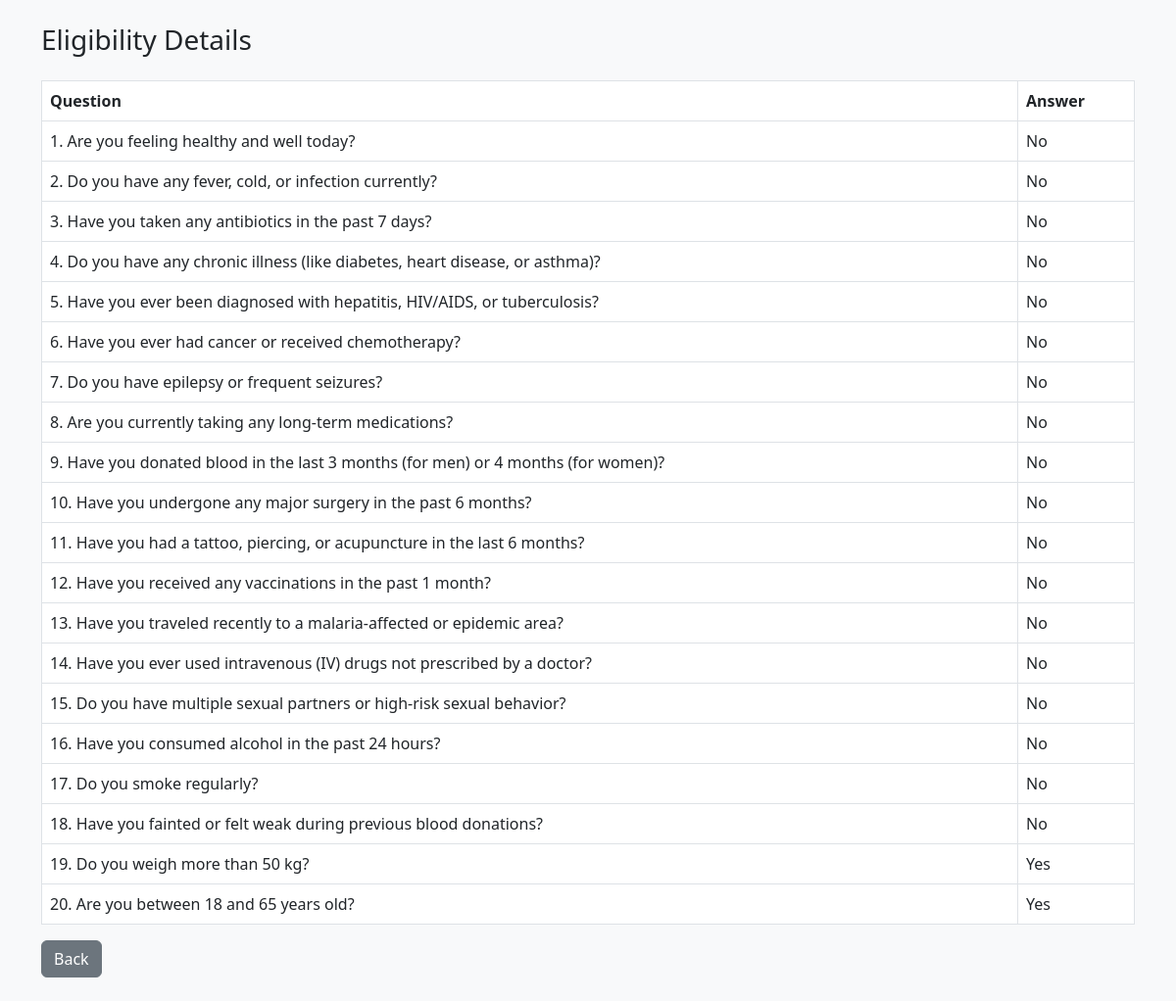
The page /view (signed in) on the database as committed earlier.
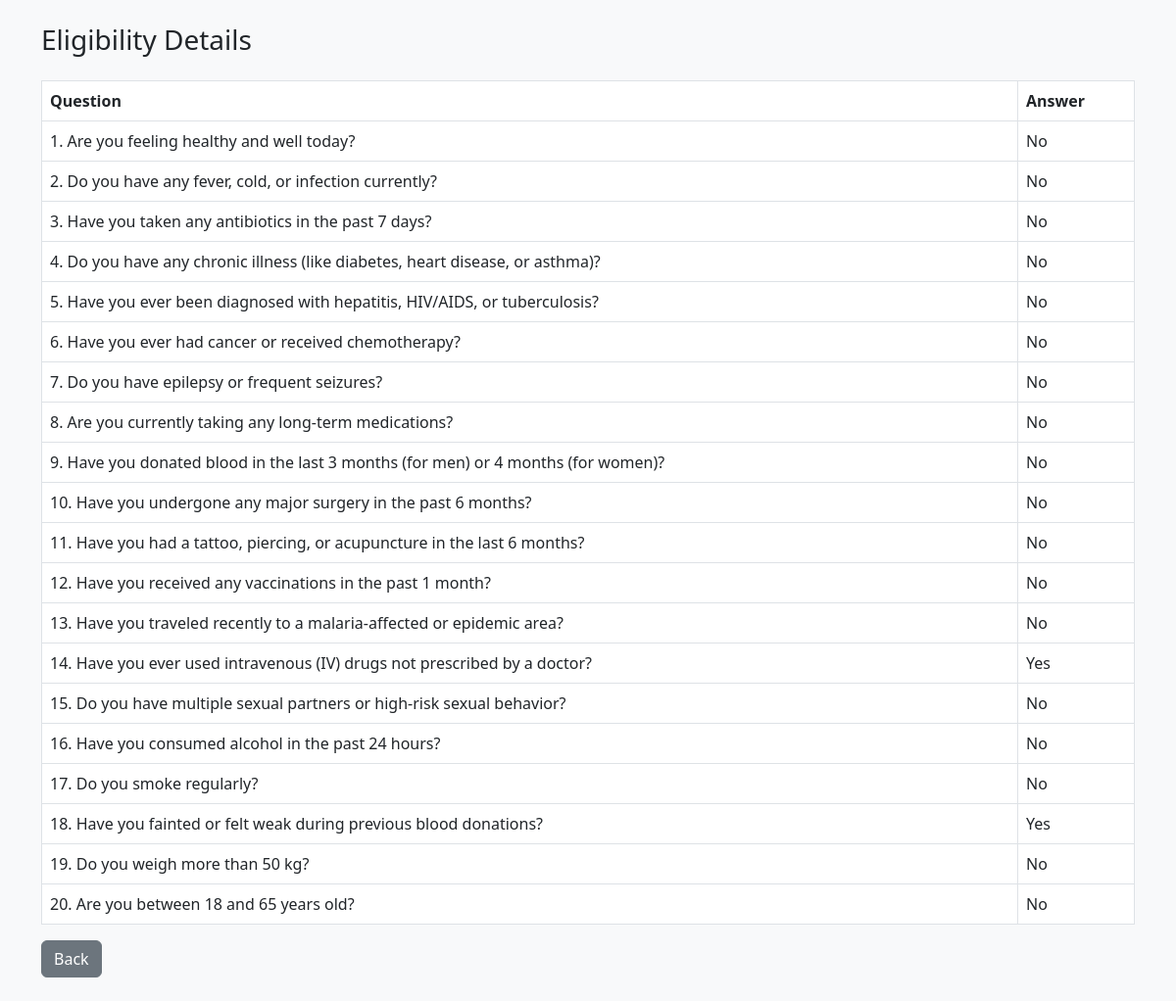
The same page on the database as committed later.
### app/models.py (models this page shows, shortened)
class Eligibility(models.Model):
    userid = models.ForeignKey(settings.AUTH_USER_MODEL, on_delete=models.CASCADE, null=True, blank=True)
    ans1=models.CharField(max_length=3 , choices=[('Yes','Yes'), ('No','No')], default='Nill')
    ans2=models.CharField(max_length=3 , choices=[('Yes','Yes'), ('No','No')], default='Nill')
    ans3=models.CharField(max_length=3 , choices=[('Yes','Yes'), ('No','No')], default='Nill')
    ans4=models.CharField(max_length=3 , choices=[('Yes','Yes'), ('No','No')], default='Nill')
    ans5=models.CharField(max_length=3 , choices=[('Yes','Yes'), ('No','No')], default='Nill')
    ans6=models.CharField(max_length=3 , choices=[('Yes','Yes'), ('No','No')], default='Nill')
    ans7=models.CharField(max_length=3 , choices=[('Yes','Yes'), ('No','No')], default='Nill')
    ans8=models.CharField(max_length=3 , choices=[('Yes','Yes'), ('No','No')], default='Nill')
    ans9=models.CharField(max_length=3 , choices=[('Yes','Yes'), ('No','No')], default='Nill')
    ans10=models.CharField(max_length=3 , choices=[('Yes','Yes'), ('No','No')], default='Nill')
    ans11=models.CharField(max_length=3 , choices=[('Yes','Yes'), ('No','No')], default='Nill')
    ans12=models.CharField(max_length=3 , choices=[('Yes','Yes'), ('No','No')], default='Nill')
    ans13=models.CharField(max_length=3 , choices=[('Yes','Yes'), ('No','No')], default='Nill')
    ans14=models.CharField(max_length=3 , choices=[('Yes','Yes'), ('No','No')], default='Nill')
    ans15=models.CharField(max_length=3 , choices=[('Yes','Yes'), ('No','No')], default='Nill')
    ans16=models.CharField(max_length=3 , choices=[('Yes','Yes'), ('No','No')], default='Nill')
    ans17=models.CharField(max_length=3 , choices=[('Yes','Yes'), ('No','No')], default='Nill')
    ans18=models.CharField(max_length=3 , choices=[('Yes','Yes'), ('No','No')], default='Nill')
    ans19=models.CharField(max_length=3 , choices=[('Yes','Yes'), ('No','No')], default='Nill')
    ans20=models.CharField(max_length=3 , choices=[('Yes','Yes'), ('No','No')], default='Nill')

### app/views.py (the view)
# urls.py: path('view',views.view,name='view'),
def view(request):
    user = request.user
    m = Eligibility.objects.get(userid=user)
    return render(request, 'qes.html', {'eligibility_data': m})

### template/qes.html (shortened to what this page needs)
<!DOCTYPE html>
<html lang="en">
<head>
  <link href="https://cdn.jsdelivr.net/npm/bootstrap@5.3.0/dist/css/bootstrap.min.css" rel="stylesheet">
</head>
<body class="bg-light p-4">
  <div class="container">
    <h3 class="mb-4">Eligibility Details</h3>
    <table class="table table-bordered">
      <thead>
        <tr>
          <th>Question</th>
          <th>Answer</th>
        </tr>
      </thead>
      <tbody>
        <tr>
          <td>1. Are you feeling healthy and well today?</td>
          <td>{{ eligibility_data.ans1 }}</td>
        </tr>
        <tr>
          <td>2. Do you have any fever, cold, or infection currently?</td>
          <td>{{ eligibility_data.ans2 }}</td>
        </tr>
        <tr>
          <td>3. Have you taken any antibiotics in the past 7 days?</td>
          <td>{{ eligibility_data.ans3 }}</td>
        </tr>
        <tr>
          <td>4. Do you have any chronic illness (like diabetes, heart disease, or asthma)?</td>
          <td>{{ eligibility_data.ans4 }}</td>
        </tr>
        <tr>
          <td>5. Have you ever been diagnosed with hepatitis, HIV/AIDS, or tuberculosis?</td>
          <td>{{ eligibility_data.ans5 }}</td>
        </tr>
        <tr>
          <td>6. Have you ever had cancer or received chemotherapy?</td>
          <td>{{ eligibility_data.ans6 }}</td>
        </tr>
        <tr>
          <td>7. Do you have epilepsy or frequent seizures?</td>
          <td>{{ eligibility_data.ans7 }}</td>
        </tr>
        <tr>
          <td>8. Are you currently taking any long-term medications?</td>
          <td>{{ eligibility_data.ans8 }}</td>
        </tr>
        <tr>
          <td>9. Have you donated blood in the last 3 months (for men) or 4 months (for women)?</td>
          <td>{{ eligibility_data.ans9 }}</td>
        </tr>
        <tr>
          <td>10. Have you undergone any major surgery in the past 6 months?</td>
          <td>{{ eligibility_data.ans10 }}</td>
        </tr>
        <tr>
          <td>11. Have you had a tattoo, piercing, or acupuncture in the last 6 months?</td>
          <td>{{ eligibility_data.ans11 }}</td>
        </tr>
        <tr>
          <td>12. Have you received any vaccinations in the past 1 month?</td>
          <td>{{ eligibility_data.ans12 }}</td>
        </tr>
        <tr>
          <td>13. Have you traveled recently to a malaria-affected or epidemic area?</td>
          <td>{{ eligibility_data.ans13 }}</td>
        </tr>
        <tr>
          <td>14. Have you ever used intravenous (IV) drugs not prescribed by a doctor?</td>
          <td>{{ eligibility_data.ans14 }}</td>
        </tr>
        <tr>
          <td>15. Do you have multiple sexual partners or high-risk sexual behavior?</td>
          <td>{{ eligibility_data.ans15 }}</td>
        </tr>
        <tr>
          <td>16. Have you consumed alcohol in the past 24 hours?</td>
          <td>{{ eligibility_data.ans16 }}</td>
        </tr>
        <tr>
          <td>17. Do you smoke regularly?</td>
          <td>{{ eligibility_data.ans17 }}</td>
        </tr>
        <tr>
          <td>18. Have you fainted or felt weak during previous blood donations?</td>
          <td>{{ eligibility_data.ans18 }}</td>
        </tr>
        <tr>
          <td>19. Do you weigh more than 50 kg?</td>
          <td>{{ eligibility_data.ans19 }}</td>
        </tr>
        <tr>
          <td>20. Are you between 18 and 65 years old?</td>
          <td>{{ eligibility_data.ans20 }}</td>
        </tr>
      </tbody>
    </table>
    <a href="{% url '' %}" class="btn btn-secondary">Back</a>
  </div>
</body>
</html>

Rows that differ between the two databases and show on the page:
changed Eligibility "No": ans14 "No" → "Yes"; ans18 "No" → "Yes"; ans19 "Yes" → "No"; ans20 "Yes" → "No"
